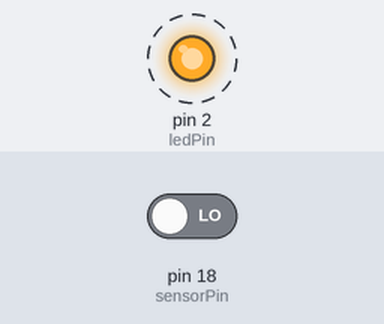
A sketch run on a simulated Arduino Uno, built with avr-gcc and run on an emulated ATmega328P. On the bench: output pins drawn as LEDs (lit = HIGH). Dashed ring = blinking. Inputs (shaded band) come from the test bench; at power-on: pin 18 (sensorPin) LOW. What the sketch prints to the serial monitor is not drawn.

Above: at 0.5 s.
Timing chart, 0 to 3.0 s (numbered marks = the images above):
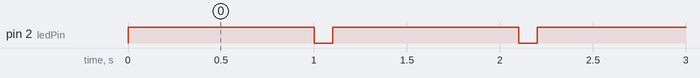

The sketch:

Flujo_analog.ino
```cpp
const int sensorPin = 18; // Conecta el pin de señal del sensor al pin 2 de Arduino
const int ledPin = 2; // Conecta un LED al pin 13 de Arduino para indicar que se está leyendo la señal

void setup() {
  Serial.begin(115200); // Inicia la comunicación serial con una velocidad de 9600 baudios
  pinMode(sensorPin, INPUT); // Configura el pin del sensor como entrada
  pinMode(ledPin, OUTPUT); // Configura el pin del LED como salida
}

void loop() {
  digitalWrite(ledPin, HIGH); // Enciende el LED para indicar que se está leyendo la señal
  int pulso = pulseIn(sensorPin, HIGH); // Lee la señal de pulso del sensor
  digitalWrite(ledPin, LOW); // Apaga el LED

  // Convierte la señal de pulso en una señal analógica de 0 a 5V
  float voltaje = map(pulso, 0, 1000, 0, 5000) / 1000.0;

  // Envía el valor del voltaje a la computadora a través de la comunicación serial
  Serial.println(voltaje);

  delay(100); // Espera 100 milisegundos antes de leer la siguiente señal
}
```

Measured:
- by itself, pin 2 (ledPin): alternates HIGH for 1.0 s and LOW for 0.10 s
